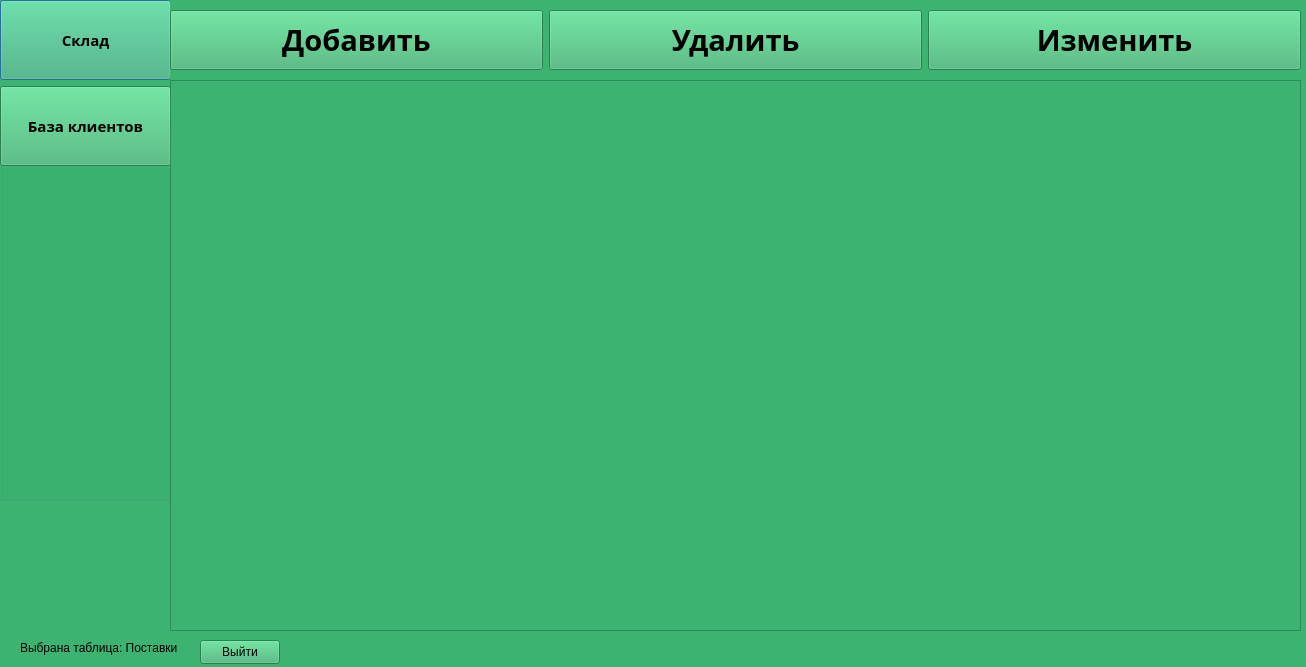
<?xml version="1.0" encoding="UTF-8"?>
<ui version="4.0">
 <class>okno3</class>
 <widget class="QDialog" name="okno3">
  <property name="geometry">
   <rect>
    <x>0</x>
    <y>0</y>
    <width>1306</width>
    <height>667</height>
   </rect>
  </property>
  <property name="windowTitle">
   <string>Postavki</string>
  </property>
  <property name="styleSheet">
   <string notr="true">background-color:MediumSeaGreen</string>
  </property>
  <widget class="QGroupBox" name="groupBox">
   <property name="geometry">
    <rect>
     <x>0</x>
     <y>0</y>
     <width>171</width>
     <height>501</height>
    </rect>
   </property>
   <property name="title">
    <string/>
   </property>
   <widget class="QWidget" name="layoutWidget">
    <property name="geometry">
     <rect>
      <x>0</x>
      <y>0</y>
      <width>171</width>
      <height>168</height>
     </rect>
    </property>
    <layout class="QVBoxLayout" name="verticalLayout">
     <item>
      <widget class="QPushButton" name="pushButton">
       <property name="minimumSize">
        <size>
         <width>169</width>
         <height>80</height>
        </size>
       </property>
       <property name="font">
        <font>
         <family>Source Code Pro</family>
         <pointsize>11</pointsize>
         <bold>true</bold>
        </font>
       </property>
       <property name="text">
        <string>Склад</string>
       </property>
      </widget>
     </item>
     <item>
      <widget class="QPushButton" name="pushButton_2">
       <property name="minimumSize">
        <size>
         <width>169</width>
         <height>80</height>
        </size>
       </property>
       <property name="font">
        <font>
         <family>Source Code Pro</family>
         <pointsize>11</pointsize>
         <bold>true</bold>
        </font>
       </property>
       <property name="text">
        <string>База клиентов</string>
       </property>
      </widget>
     </item>
    </layout>
   </widget>
  </widget>
  <widget class="QGroupBox" name="groupBox_2">
   <property name="geometry">
    <rect>
     <x>170</x>
     <y>0</y>
     <width>1131</width>
     <height>80</height>
    </rect>
   </property>
   <property name="title">
    <string/>
   </property>
   <widget class="QWidget" name="layoutWidget">
    <property name="geometry">
     <rect>
      <x>0</x>
      <y>0</y>
      <width>1131</width>
      <height>81</height>
     </rect>
    </property>
    <layout class="QHBoxLayout" name="horizontalLayout">
     <item>
      <widget class="QPushButton" name="pushButton_3">
       <property name="minimumSize">
        <size>
         <width>372</width>
         <height>60</height>
        </size>
       </property>
       <property name="font">
        <font>
         <family>Source Code Pro</family>
         <pointsize>22</pointsize>
         <bold>true</bold>
        </font>
       </property>
       <property name="text">
        <string>Добавить</string>
       </property>
      </widget>
     </item>
     <item>
      <widget class="QPushButton" name="pushButton_4">
       <property name="minimumSize">
        <size>
         <width>373</width>
         <height>60</height>
        </size>
       </property>
       <property name="font">
        <font>
         <family>Source Code Pro</family>
         <pointsize>22</pointsize>
         <bold>true</bold>
        </font>
       </property>
       <property name="text">
        <string>Удалить</string>
       </property>
      </widget>
     </item>
     <item>
      <widget class="QPushButton" name="pushButton_5">
       <property name="minimumSize">
        <size>
         <width>372</width>
         <height>60</height>
        </size>
       </property>
       <property name="font">
        <font>
         <family>Source Code Pro</family>
         <pointsize>22</pointsize>
         <bold>true</bold>
        </font>
       </property>
       <property name="text">
        <string>Изменить</string>
       </property>
      </widget>
     </item>
    </layout>
   </widget>
  </widget>
  <widget class="QTableView" name="tableView">
   <property name="geometry">
    <rect>
     <x>170</x>
     <y>80</y>
     <width>1131</width>
     <height>551</height>
    </rect>
   </property>
  </widget>
  <widget class="QLabel" name="label">
   <property name="geometry">
    <rect>
     <x>20</x>
     <y>640</y>
     <width>161</width>
     <height>16</height>
    </rect>
   </property>
   <property name="text">
    <string>Выбрана таблица: Поставки</string>
   </property>
  </widget>
  <widget class="QPushButton" name="pushButton_6">
   <property name="geometry">
    <rect>
     <x>200</x>
     <y>640</y>
     <width>80</width>
     <height>24</height>
    </rect>
   </property>
   <property name="text">
    <string>Выйти</string>
   </property>
  </widget>
 </widget>
 <resources/>
 <connections/>
</ui>
